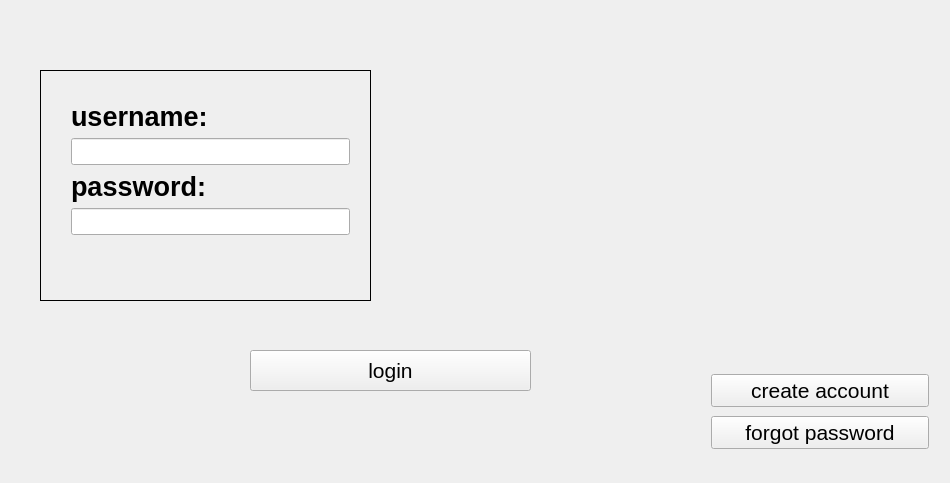
<?xml version="1.0" encoding="UTF-8"?>
<ui version="4.0">
 <class>MainWindow</class>
 <widget class="QMainWindow" name="MainWindow">
  <property name="geometry">
   <rect>
    <x>0</x>
    <y>0</y>
    <width>950</width>
    <height>483</height>
   </rect>
  </property>
  <property name="minimumSize">
   <size>
    <width>950</width>
    <height>483</height>
   </size>
  </property>
  <property name="maximumSize">
   <size>
    <width>950</width>
    <height>483</height>
   </size>
  </property>
  <property name="windowTitle">
   <string>Student Managment System </string>
  </property>
  <property name="windowIcon">
   <iconset resource="icons.qrc">
    <normaloff>:/new/prefix1/school.png</normaloff>:/new/prefix1/school.png</iconset>
  </property>
  <property name="inputMethodHints">
   <set>Qt::ImhNone</set>
  </property>
  <widget class="QWidget" name="centralwidget">
   <widget class="QFrame" name="frame">
    <property name="geometry">
     <rect>
      <x>40</x>
      <y>70</y>
      <width>331</width>
      <height>231</height>
     </rect>
    </property>
    <property name="frameShape">
     <enum>QFrame::Box</enum>
    </property>
    <property name="frameShadow">
     <enum>QFrame::Plain</enum>
    </property>
    <widget class="QWidget" name="formLayoutWidget">
     <property name="geometry">
      <rect>
       <x>20</x>
       <y>20</y>
       <width>301</width>
       <height>191</height>
      </rect>
     </property>
     <layout class="QFormLayout" name="formLayout">
      <item row="0" column="0">
       <widget class="QLabel" name="label">
        <property name="font">
         <font>
          <pointsize>20</pointsize>
          <weight>75</weight>
          <bold>true</bold>
         </font>
        </property>
        <property name="text">
         <string>username:</string>
        </property>
        <property name="wordWrap">
         <bool>true</bool>
        </property>
       </widget>
      </item>
      <item row="1" column="0" colspan="2">
       <widget class="QLineEdit" name="text_username">
        <property name="font">
         <font>
          <pointsize>12</pointsize>
         </font>
        </property>
       </widget>
      </item>
      <item row="2" column="0">
       <widget class="QLabel" name="label_2">
        <property name="font">
         <font>
          <pointsize>20</pointsize>
          <weight>75</weight>
          <bold>true</bold>
         </font>
        </property>
        <property name="text">
         <string>password:</string>
        </property>
        <property name="wordWrap">
         <bool>true</bool>
        </property>
       </widget>
      </item>
      <item row="3" column="0" colspan="2">
       <widget class="QLineEdit" name="text_password">
        <property name="font">
         <font>
          <pointsize>12</pointsize>
         </font>
        </property>
        <property name="frame">
         <bool>true</bool>
        </property>
        <property name="echoMode">
         <enum>QLineEdit::Password</enum>
        </property>
        <property name="cursorPosition">
         <number>0</number>
        </property>
        <property name="placeholderText">
         <string/>
        </property>
        <property name="clearButtonEnabled">
         <bool>false</bool>
        </property>
       </widget>
      </item>
     </layout>
    </widget>
   </widget>
   <widget class="QLabel" name="label_logo">
    <property name="geometry">
     <rect>
      <x>390</x>
      <y>70</y>
      <width>500</width>
      <height>230</height>
     </rect>
    </property>
    <property name="text">
     <string/>
    </property>
    <property name="pixmap">
     <pixmap resource="icons.qrc">:/new/prefix1/logo.png</pixmap>
    </property>
   </widget>
   <widget class="QPushButton" name="pushButton">
    <property name="geometry">
     <rect>
      <x>250</x>
      <y>350</y>
      <width>281</width>
      <height>41</height>
     </rect>
    </property>
    <property name="font">
     <font>
      <pointsize>16</pointsize>
     </font>
    </property>
    <property name="autoFillBackground">
     <bool>false</bool>
    </property>
    <property name="text">
     <string>login</string>
    </property>
    <property name="shortcut">
     <string>Return</string>
    </property>
    <property name="autoDefault">
     <bool>false</bool>
    </property>
    <property name="default">
     <bool>false</bool>
    </property>
    <property name="flat">
     <bool>false</bool>
    </property>
   </widget>
   <widget class="QWidget" name="verticalLayoutWidget">
    <property name="geometry">
     <rect>
      <x>700</x>
      <y>360</y>
      <width>240</width>
      <height>105</height>
     </rect>
    </property>
    <layout class="QVBoxLayout" name="verticalLayout">
     <item>
      <widget class="QPushButton" name="pushButton_2">
       <property name="maximumSize">
        <size>
         <width>281</width>
         <height>16777215</height>
        </size>
       </property>
       <property name="font">
        <font>
         <pointsize>16</pointsize>
        </font>
       </property>
       <property name="autoFillBackground">
        <bool>false</bool>
       </property>
       <property name="text">
        <string>create account</string>
       </property>
       <property name="autoDefault">
        <bool>false</bool>
       </property>
       <property name="default">
        <bool>false</bool>
       </property>
       <property name="flat">
        <bool>false</bool>
       </property>
      </widget>
     </item>
     <item>
      <widget class="QPushButton" name="pushButton_3">
       <property name="maximumSize">
        <size>
         <width>281</width>
         <height>16777215</height>
        </size>
       </property>
       <property name="font">
        <font>
         <pointsize>16</pointsize>
        </font>
       </property>
       <property name="autoFillBackground">
        <bool>false</bool>
       </property>
       <property name="text">
        <string>forgot password</string>
       </property>
       <property name="autoDefault">
        <bool>false</bool>
       </property>
       <property name="default">
        <bool>false</bool>
       </property>
       <property name="flat">
        <bool>false</bool>
       </property>
      </widget>
     </item>
    </layout>
   </widget>
   <widget class="QLabel" name="status">
    <property name="geometry">
     <rect>
      <x>40</x>
      <y>310</y>
      <width>481</width>
      <height>30</height>
     </rect>
    </property>
    <property name="font">
     <font>
      <pointsize>15</pointsize>
      <stylestrategy>PreferAntialias</stylestrategy>
     </font>
    </property>
    <property name="text">
     <string/>
    </property>
   </widget>
  </widget>
 </widget>
 <layoutdefault spacing="6" margin="11"/>
 <resources>
  <include location="icons.qrc"/>
 </resources>
 <connections/>
</ui>
